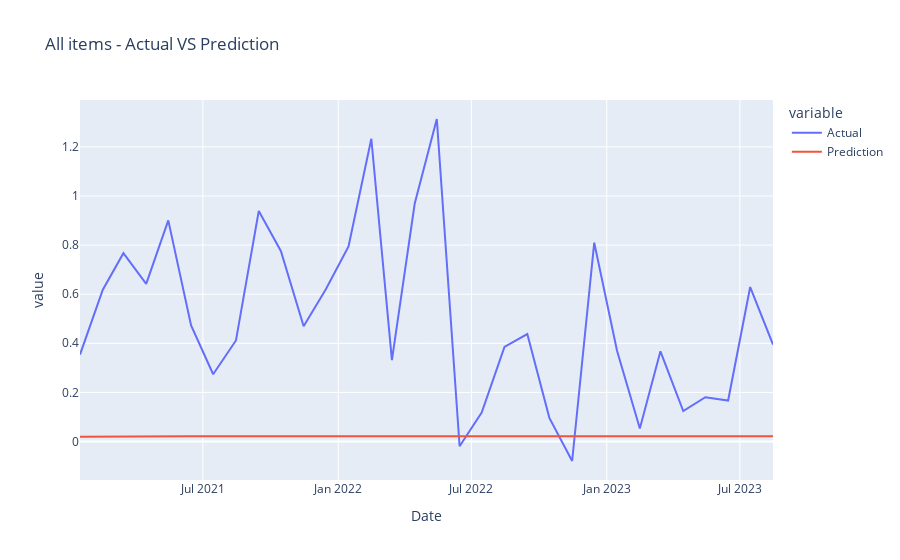
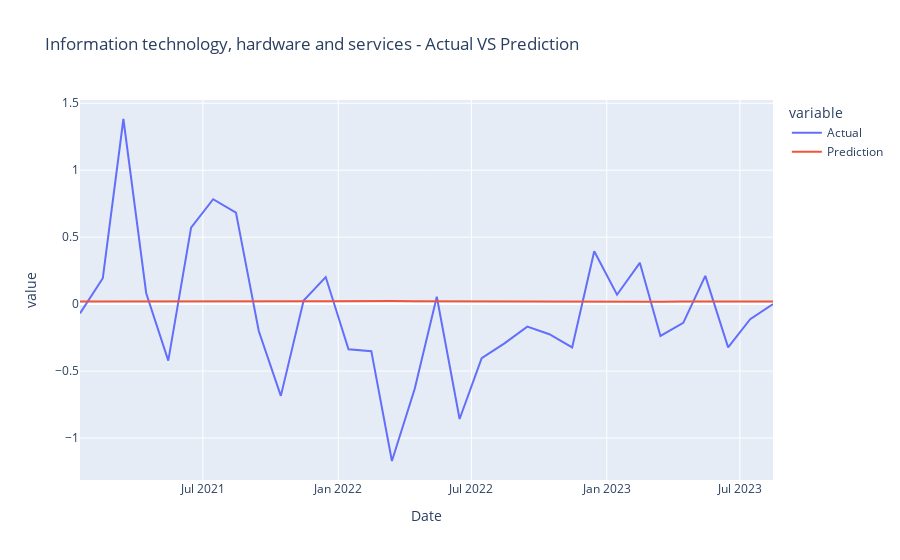
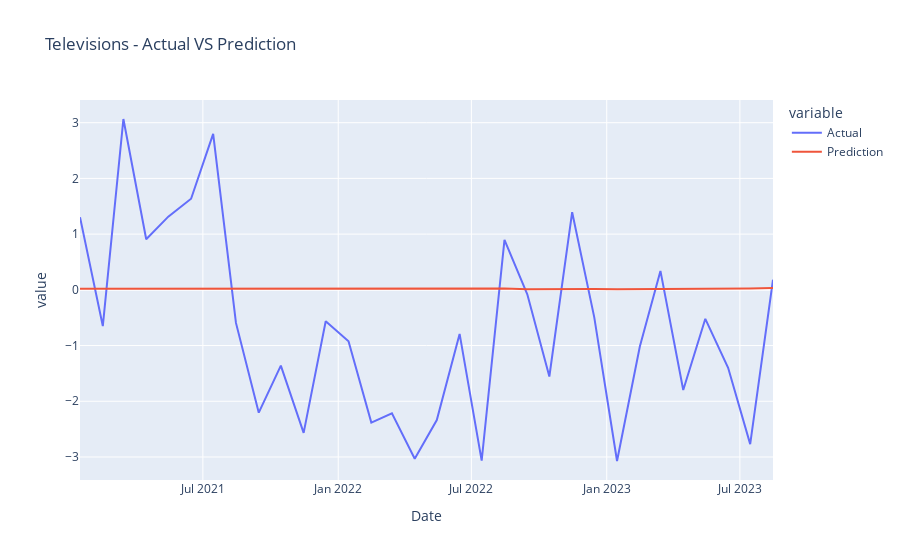
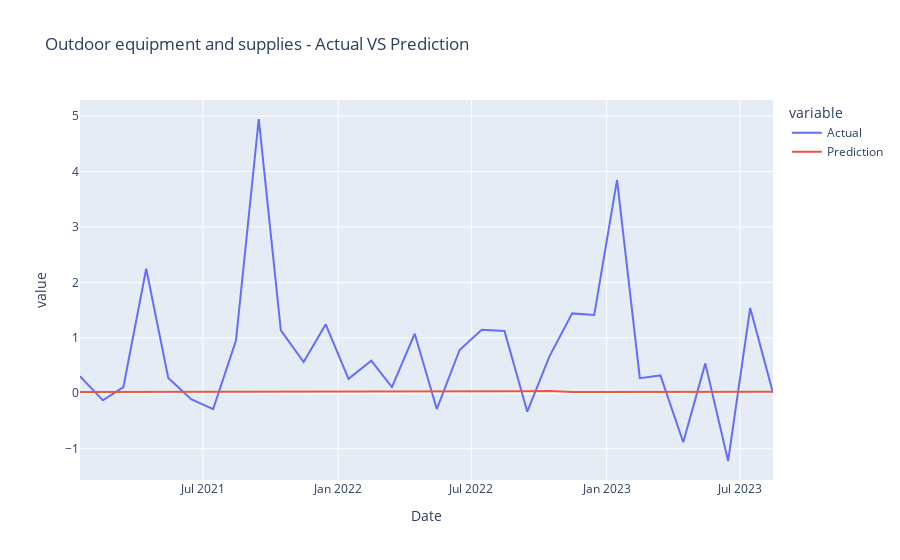

Here is the notebook cell these charts were saved with, in order:
### Markdown cell above
Plot Results:

### Code cell
def plot_results(all_data_dict, categories):
    category_samples = ['All items']+random.sample(categories, 10)
    for category in category_samples:
        category_df = all_data_dict[category]
        fig = px.line(category_df, x="Date", y=["Actual", "Prediction"], title=f'{category} - Actual VS Prediction')
        fig.show()

plot_results(all_data_test_dict, all_categories)

### Figure 1 — Plotly figure (JSON) as saved in the notebook; plotly's stock layout.template omitted (floating-point values rounded to 4 significant figures)
{"data": [{"hovertemplate": "variable=Actual<br>Date=%{x}<br>value=%{y}<extra></extra>", "legendgroup": "Actual", "line": {"color": "#636efa", "dash": "solid"}, "marker": {"symbol": "circle"}, "mode": "lines", "name": "Actual", "orientation": "v", "showlegend": true, "type": "scatter", "x": ["2021-01-15", "2021-02-15", "2021-03-15", "2021-04-15", "2021-05-15", "2021-06-15", "2021-07-15", "2021-08-15", "2021-09-15", "2021-10-15", "2021-11-15", "2021-12-15", "2022-01-15", "2022-02-15", "2022-03-15", "2022-04-15", "2022-05-15", "2022-06-15", "2022-07-15", "2022-08-15", "2022-09-15", "2022-10-15", "2022-11-15", "2022-12-15", "2023-01-15", "2023-02-15", "2023-03-15", "2023-04-15", "2023-05-15", "2023-06-15", "2023-07-15", "2023-08-15"], "xaxis": "x", "y": [0.354, 0.6182, 0.7671, 0.6422, 0.9008, 0.4727, 0.274, 0.4116, 0.9389, 0.7761, 0.4694, 0.6194, 0.7945, 1.233, 0.3314, 0.9691, 1.314, -0.0193, 0.1181, 0.3852, 0.4374, 0.09624, -0.07947, 0.8098, 0.3693, 0.05303, 0.3671, 0.124, 0.1802, 0.1667, 0.6292, 0.3949], "yaxis": "y"}, {"hovertemplate": "variable=Prediction<br>Date=%{x}<br>value=%{y}<extra></extra>", "legendgroup": "Prediction", "line": {"color": "#EF553B", "dash": "solid"}, "marker": {"symbol": "circle"}, "mode": "lines", "name": "Prediction", "orientation": "v", "showlegend": true, "type": "scatter", "x": ["2021-01-15", "2021-02-15", "2021-03-15", "2021-04-15", "2021-05-15", "2021-06-15", "2021-07-15", "2021-08-15", "2021-09-15", "2021-10-15", "2021-11-15", "2021-12-15", "2022-01-15", "2022-02-15", "2022-03-15", "2022-04-15", "2022-05-15", "2022-06-15", "2022-07-15", "2022-08-15", "2022-09-15", "2022-10-15", "2022-11-15", "2022-12-15", "2023-01-15", "2023-02-15", "2023-03-15", "2023-04-15", "2023-05-15", "2023-06-15", "2023-07-15", "2023-08-15"], "xaxis": "x", "y": [0.0195, 0.02006, 0.02177, 0.02344, 0.02218, 0.02145, 0.02115, 0.02113, 0.02146, 0.02201, 0.02226, 0.02254, 0.02314, 0.02329, 0.02321, 0.02306, 0.02296, 0.02285, 0.02302, 0.0236, 0.02378, 0.02357, 0.02353, 0.02383, 0.02393, 0.02382, 0.02357, 0.02321, 0.02262, 0.02212, 0.02151, 0.0215], "yaxis": "y"}], "layout": {"legend": {"title": {"text": "variable"}, "tracegroupgap": 0}, "title": {"text": "All items - Actual VS Prediction"}, "xaxis": {"anchor": "y", "domain": [0, 1], "title": {"text": "Date"}}, "yaxis": {"anchor": "x", "domain": [0, 1], "title": {"text": "value"}}}}

### Figure 2 — Plotly figure (JSON) as saved in the notebook; plotly's stock layout.template omitted (floating-point values rounded to 4 significant figures)
{"data": [{"hovertemplate": "variable=Actual<br>Date=%{x}<br>value=%{y}<extra></extra>", "legendgroup": "Actual", "line": {"color": "#636efa", "dash": "solid"}, "marker": {"symbol": "circle"}, "mode": "lines", "name": "Actual", "orientation": "v", "showlegend": true, "type": "scatter", "x": ["2021-01-15", "2021-02-15", "2021-03-15", "2021-04-15", "2021-05-15", "2021-06-15", "2021-07-15", "2021-08-15", "2021-09-15", "2021-10-15", "2021-11-15", "2021-12-15", "2022-01-15", "2022-02-15", "2022-03-15", "2022-04-15", "2022-05-15", "2022-06-15", "2022-07-15", "2022-08-15", "2022-09-15", "2022-10-15", "2022-11-15", "2022-12-15", "2023-01-15", "2023-02-15", "2023-03-15", "2023-04-15", "2023-05-15", "2023-06-15", "2023-07-15", "2023-08-15"], "xaxis": "x", "y": [-0.06902, 0.1931, 1.382, 0.08152, -0.4219, 0.5712, 0.7835, 0.6839, -0.2007, -0.6853, 0.02696, 0.202, -0.3369, -0.3515, -1.172, -0.6324, 0.05515, -0.8583, -0.404, -0.2936, -0.1681, -0.2246, -0.3238, 0.394, 0.0702, 0.3083, -0.2381, -0.1404, 0.2105, -0.3229, -0.1125, 0], "yaxis": "y"}, {"hovertemplate": "variable=Prediction<br>Date=%{x}<br>value=%{y}<extra></extra>", "legendgroup": "Prediction", "line": {"color": "#EF553B", "dash": "solid"}, "marker": {"symbol": "circle"}, "mode": "lines", "name": "Prediction", "orientation": "v", "showlegend": true, "type": "scatter", "x": ["2021-01-15", "2021-02-15", "2021-03-15", "2021-04-15", "2021-05-15", "2021-06-15", "2021-07-15", "2021-08-15", "2021-09-15", "2021-10-15", "2021-11-15", "2021-12-15", "2022-01-15", "2022-02-15", "2022-03-15", "2022-04-15", "2022-05-15", "2022-06-15", "2022-07-15", "2022-08-15", "2022-09-15", "2022-10-15", "2022-11-15", "2022-12-15", "2023-01-15", "2023-02-15", "2023-03-15", "2023-04-15", "2023-05-15", "2023-06-15", "2023-07-15", "2023-08-15"], "xaxis": "x", "y": [0.01944, 0.01906, 0.01917, 0.01941, 0.01938, 0.02021, 0.01945, 0.01976, 0.02127, 0.02062, 0.02065, 0.02133, 0.02313, 0.02285, 0.02273, 0.02225, 0.02156, 0.02241, 0.02061, 0.01969, 0.01885, 0.01887, 0.01944, 0.01782, 0.01721, 0.01742, 0.01812, 0.02009, 0.01907, 0.01864, 0.02022, 0.01976], "yaxis": "y"}], "layout": {"legend": {"title": {"text": "variable"}, "tracegroupgap": 0}, "title": {"text": "Information technology, hardware and services - Actual VS Prediction"}, "xaxis": {"anchor": "y", "domain": [0, 1], "title": {"text": "Date"}}, "yaxis": {"anchor": "x", "domain": [0, 1], "title": {"text": "value"}}}}

### Figure 3 — Plotly figure (JSON) as saved in the notebook; plotly's stock layout.template omitted (floating-point values rounded to 4 significant figures)
{"data": [{"hovertemplate": "variable=Actual<br>Date=%{x}<br>value=%{y}<extra></extra>", "legendgroup": "Actual", "line": {"color": "#636efa", "dash": "solid"}, "marker": {"symbol": "circle"}, "mode": "lines", "name": "Actual", "orientation": "v", "showlegend": true, "type": "scatter", "x": ["2021-01-15", "2021-02-15", "2021-03-15", "2021-04-15", "2021-05-15", "2021-06-15", "2021-07-15", "2021-08-15", "2021-09-15", "2021-10-15", "2021-11-15", "2021-12-15", "2022-01-15", "2022-02-15", "2022-03-15", "2022-04-15", "2022-05-15", "2022-06-15", "2022-07-15", "2022-08-15", "2022-09-15", "2022-10-15", "2022-11-15", "2022-12-15", "2023-01-15", "2023-02-15", "2023-03-15", "2023-04-15", "2023-05-15", "2023-06-15", "2023-07-15", "2023-08-15"], "xaxis": "x", "y": [1.303, -0.6496, 3.066, 0.9088, 1.314, 1.635, 2.798, -0.5931, -2.205, -1.361, -2.567, -0.5638, -0.923, -2.382, -2.216, -3.033, -2.337, -0.7911, -3.065, 0.8969, -0.0812, -1.555, 1.393, -0.4894, -3.072, -1.017, 0.3401, -1.799, -0.5199, -1.4, -2.769, 0.181], "yaxis": "y"}, {"hovertemplate": "variable=Prediction<br>Date=%{x}<br>value=%{y}<extra></extra>", "legendgroup": "Prediction", "line": {"color": "#EF553B", "dash": "solid"}, "marker": {"symbol": "circle"}, "mode": "lines", "name": "Prediction", "orientation": "v", "showlegend": true, "type": "scatter", "x": ["2021-01-15", "2021-02-15", "2021-03-15", "2021-04-15", "2021-05-15", "2021-06-15", "2021-07-15", "2021-08-15", "2021-09-15", "2021-10-15", "2021-11-15", "2021-12-15", "2022-01-15", "2022-02-15", "2022-03-15", "2022-04-15", "2022-05-15", "2022-06-15", "2022-07-15", "2022-08-15", "2022-09-15", "2022-10-15", "2022-11-15", "2022-12-15", "2023-01-15", "2023-02-15", "2023-03-15", "2023-04-15", "2023-05-15", "2023-06-15", "2023-07-15", "2023-08-15"], "xaxis": "x", "y": [0.01989, 0.02057, 0.0175, 0.01877, 0.02241, 0.02691, 0.02304, 0.02282, 0.02398, 0.02586, 0.02485, 0.02565, 0.02761, 0.02964, 0.03317, 0.03047, 0.02427, 0.02419, 0.02425, 0.02389, 0.01229, 0.01519, 0.01384, 0.01612, 0.01005, 0.01078, 0.01518, 0.01839, 0.02434, 0.02402, 0.0239, 0.03163], "yaxis": "y"}], "layout": {"legend": {"title": {"text": "variable"}, "tracegroupgap": 0}, "title": {"text": "Televisions - Actual VS Prediction"}, "xaxis": {"anchor": "y", "domain": [0, 1], "title": {"text": "Date"}}, "yaxis": {"anchor": "x", "domain": [0, 1], "title": {"text": "value"}}}}

### Figure 4 — Plotly figure (JSON) as saved in the notebook; plotly's stock layout.template omitted (floating-point values rounded to 4 significant figures)
{"data": [{"hovertemplate": "variable=Actual<br>Date=%{x}<br>value=%{y}<extra></extra>", "legendgroup": "Actual", "line": {"color": "#636efa", "dash": "solid"}, "marker": {"symbol": "circle"}, "mode": "lines", "name": "Actual", "orientation": "v", "showlegend": true, "type": "scatter", "x": ["2021-01-15", "2021-02-15", "2021-03-15", "2021-04-15", "2021-05-15", "2021-06-15", "2021-07-15", "2021-08-15", "2021-09-15", "2021-10-15", "2021-11-15", "2021-12-15", "2022-01-15", "2022-02-15", "2022-03-15", "2022-04-15", "2022-05-15", "2022-06-15", "2022-07-15", "2022-08-15", "2022-09-15", "2022-10-15", "2022-11-15", "2022-12-15", "2023-01-15", "2023-02-15", "2023-03-15", "2023-04-15", "2023-05-15", "2023-06-15", "2023-07-15", "2023-08-15"], "xaxis": "x", "y": [0.3067, -0.1273, 0.1127, 2.247, 0.276, -0.1055, -0.2862, 0.9501, 4.947, 1.135, 0.5635, 1.244, 0.261, 0.588, 0.111, 1.074, -0.2852, 0.7813, 1.145, 1.125, -0.3324, 0.6617, 1.441, 1.412, 3.848, 0.2722, 0.3213, -0.8844, 0.5389, -1.222, 1.54, 0.00624], "yaxis": "y"}, {"hovertemplate": "variable=Prediction<br>Date=%{x}<br>value=%{y}<extra></extra>", "legendgroup": "Prediction", "line": {"color": "#EF553B", "dash": "solid"}, "marker": {"symbol": "circle"}, "mode": "lines", "name": "Prediction", "orientation": "v", "showlegend": true, "type": "scatter", "x": ["2021-01-15", "2021-02-15", "2021-03-15", "2021-04-15", "2021-05-15", "2021-06-15", "2021-07-15", "2021-08-15", "2021-09-15", "2021-10-15", "2021-11-15", "2021-12-15", "2022-01-15", "2022-02-15", "2022-03-15", "2022-04-15", "2022-05-15", "2022-06-15", "2022-07-15", "2022-08-15", "2022-09-15", "2022-10-15", "2022-11-15", "2022-12-15", "2023-01-15", "2023-02-15", "2023-03-15", "2023-04-15", "2023-05-15", "2023-06-15", "2023-07-15", "2023-08-15"], "xaxis": "x", "y": [0.02222, 0.02277, 0.02321, 0.02222, 0.0218, 0.02151, 0.02115, 0.02099, 0.02179, 0.02307, 0.02393, 0.02556, 0.03391, 0.02415, 0.02625, 0.02745, 0.02839, 0.027, 0.03096, 0.03503, 0.03677, 0.04249, 0.02357, 0.02326, 0.02306, 0.02285, 0.02317, 0.02411, 0.02437, 0.02568, 0.02481, 0.02525], "yaxis": "y"}], "layout": {"legend": {"title": {"text": "variable"}, "tracegroupgap": 0}, "title": {"text": "Outdoor equipment and supplies - Actual VS Prediction"}, "xaxis": {"anchor": "y", "domain": [0, 1], "title": {"text": "Date"}}, "yaxis": {"anchor": "x", "domain": [0, 1], "title": {"text": "value"}}}}
